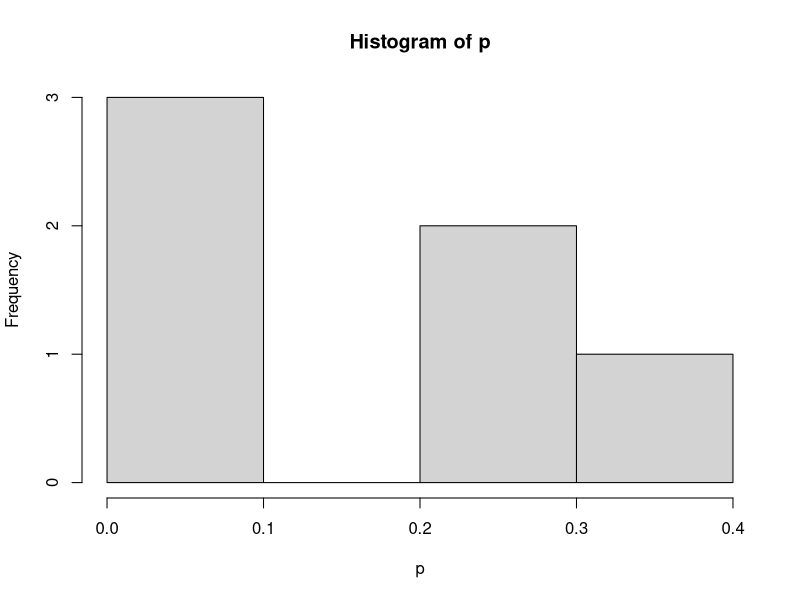
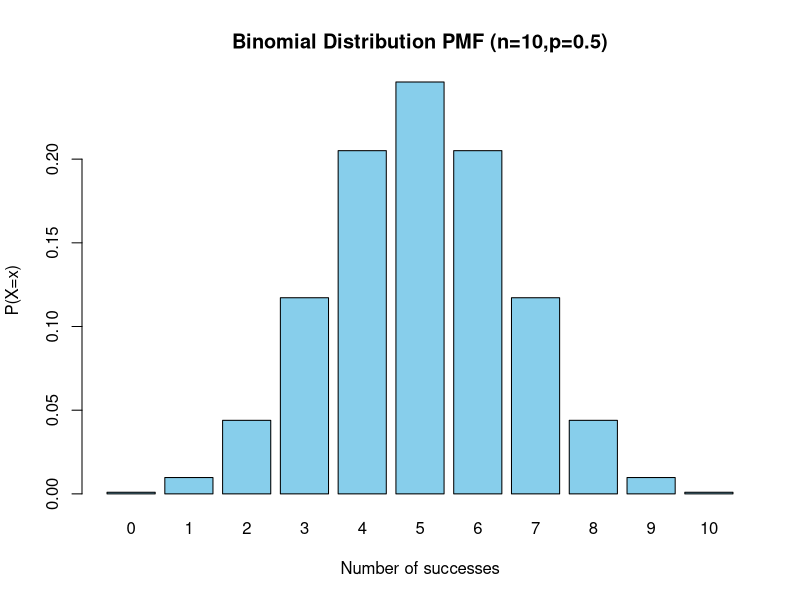
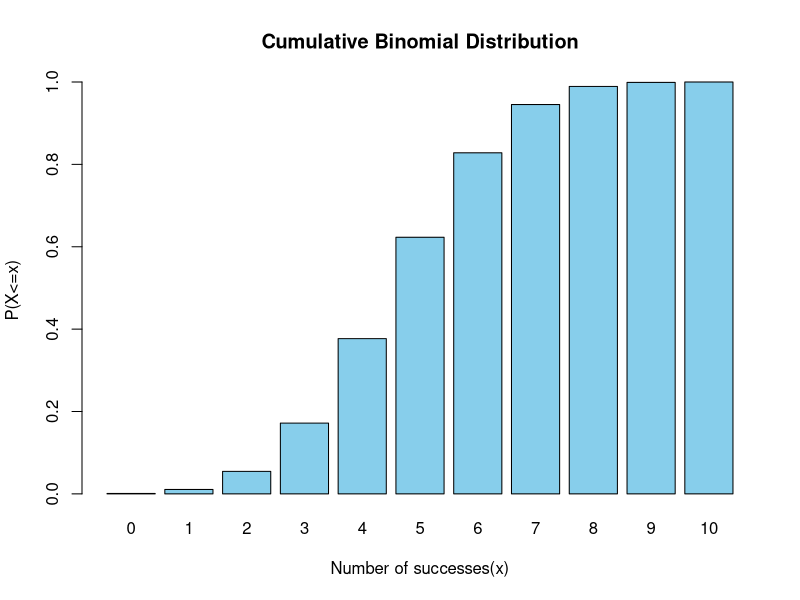
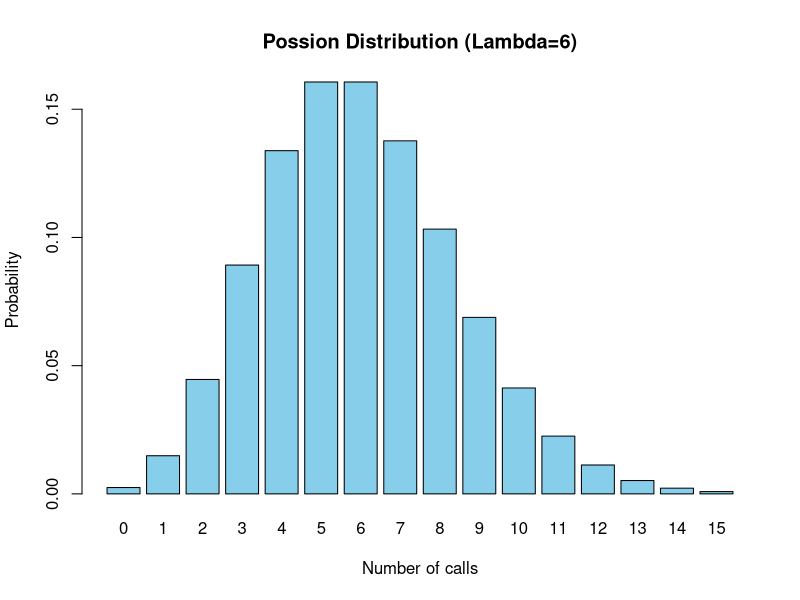
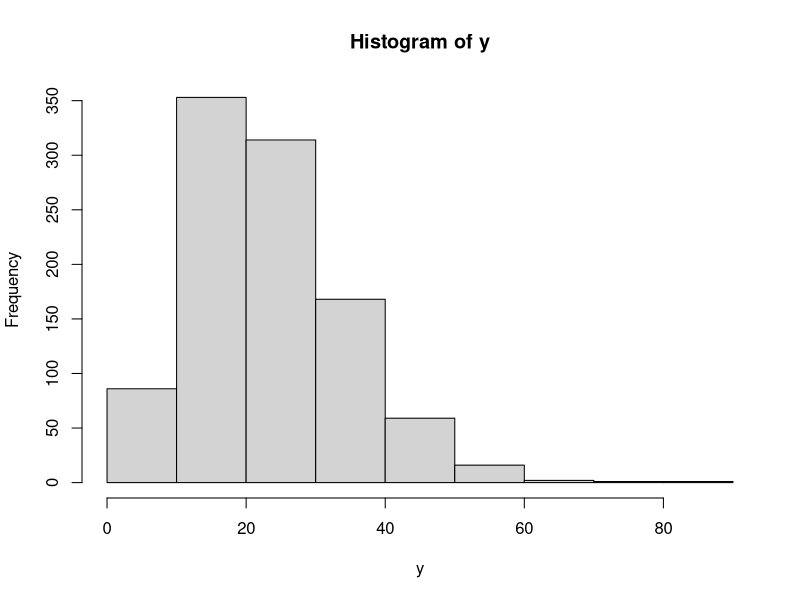
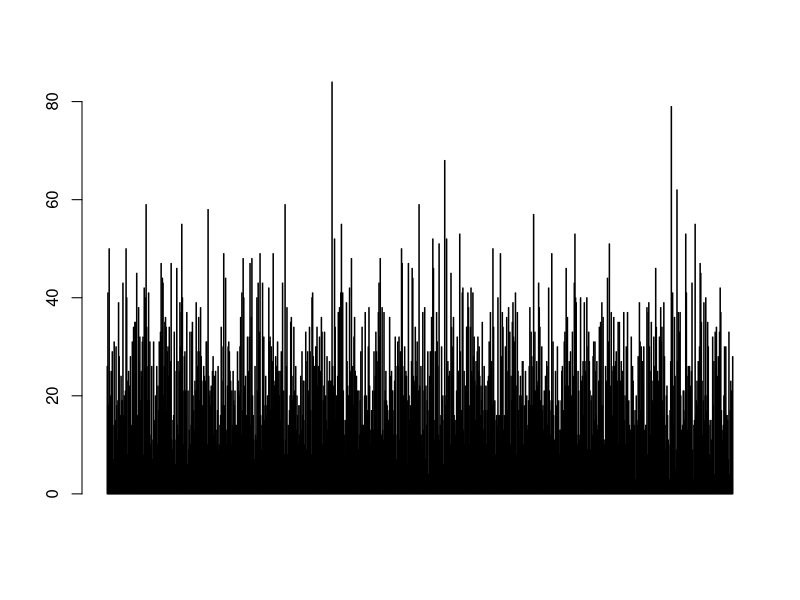

Reproduce these figures in R, in order.
dbinom(0:3,5,0.5)
pbinom(3,5,0.5)
pbinom(0:3,5,0.5)
qbinom(0.25,10,0.5)
qbinom(c(0.25,0.5,0.75),10,0.5)
pbinom(c(3:7),10,0.5)
rbinom(10,4,0.5)
rbinom(10,4,0.5)

dbinom(6,8,0.65)
pbinom(5,8,0.65)
rbinom(50,10,1/6)
table(rbinom(50,10,1/6))
x<-0:5
x
p<-dbinom(x,5,0.42)
p
sum(p)
weighted.mean(x,p)
weighted.mean(x^2-2.1,p)
weighted.mean(x^2-2.1,p)^0.5
hist(p)
x<-0:10
barplot(dbinom(0:10,10,0.5),
        names.arg = x,
        col = "skyblue",
        xlab = "Number of successes",
        ylab = "P(X=x)",
        main = "Binomial Distribution PMF (n=10,p=0.5)")
cdf<-pbinom(x,10,0.5)
cdf
barplot(cdf,names.arg=x,col="skyblue",xlab="Number of successes(x)",ylab="P(X<=x)",main="Cumulative Binomial Distribution")
dpois(0:3,5)
ppois(0:3,5)
qpois(0.7,5)
qpois(c(0.25,0.5,0.75),5)
ppois(3:7,5)
rpois(10,5)

dpois(4,6)
# atleast 4 calls in 5 minute-period
1-ppois(3,6)
x<-0:15
probs<-dpois(x,6)
barplot(probs,names.arg=x,col="skyblue",xlab="Number of calls",ylab="Probability",main="Possion Distribution (Lambda=6)")
rpois(50,6)
table(rpois(50,6))

1-pbinom(1,7,0.25)
p<-0.25
n<-1
while((1-dbinom(0,n,p))<=2/3){
  n<-n+1
}
n

dpois(0,5/3)
1-ppois(1,5/3)
dbinom(5,300,0.01)
dpois(5,3)

dnbinom(3,4,0.6)
dnbinom(0:5,4,0.6)
pnbinom(3,4,0.6)
pnbinom(0:5,4,0.6)

qnbinom(c(0.25,0.5,0.75),4,0.6)
pnbinom(0:5,4,0.6)
rnbinom(10,4,0.6)
rnbinom(10,4,0.6)

dnbinom(25,6,0.2)
1-pnbinom(19,6,0.2)
y<-rnbinom(1000,6,0.2)
hist(y)


dgeom(5,0.5)
dgeom(0:4,0.15)
pgeom(5,0.5)
pgeom(0:4,0.15)
qgeom(0.7,0.2)
qgeom(c(0.25,0.5,0.75),0.2)
pgeom(1:6,0.2)
rgeom(10,0.2)

dgeom(8,0.13)
pgeom(10,0.13)-pgeom(5,0.13)
rgeom(200,0.13)
table(rgeom(200,0.13))
summary(p)
barplot(y)


dnbinom(6-4,4,0.8)
dgeom(2,0.8)

dbinom(6-4,4,0.55)
1-pbinom(3,7,0.55)
1-pbinom(2,5,0.55)
